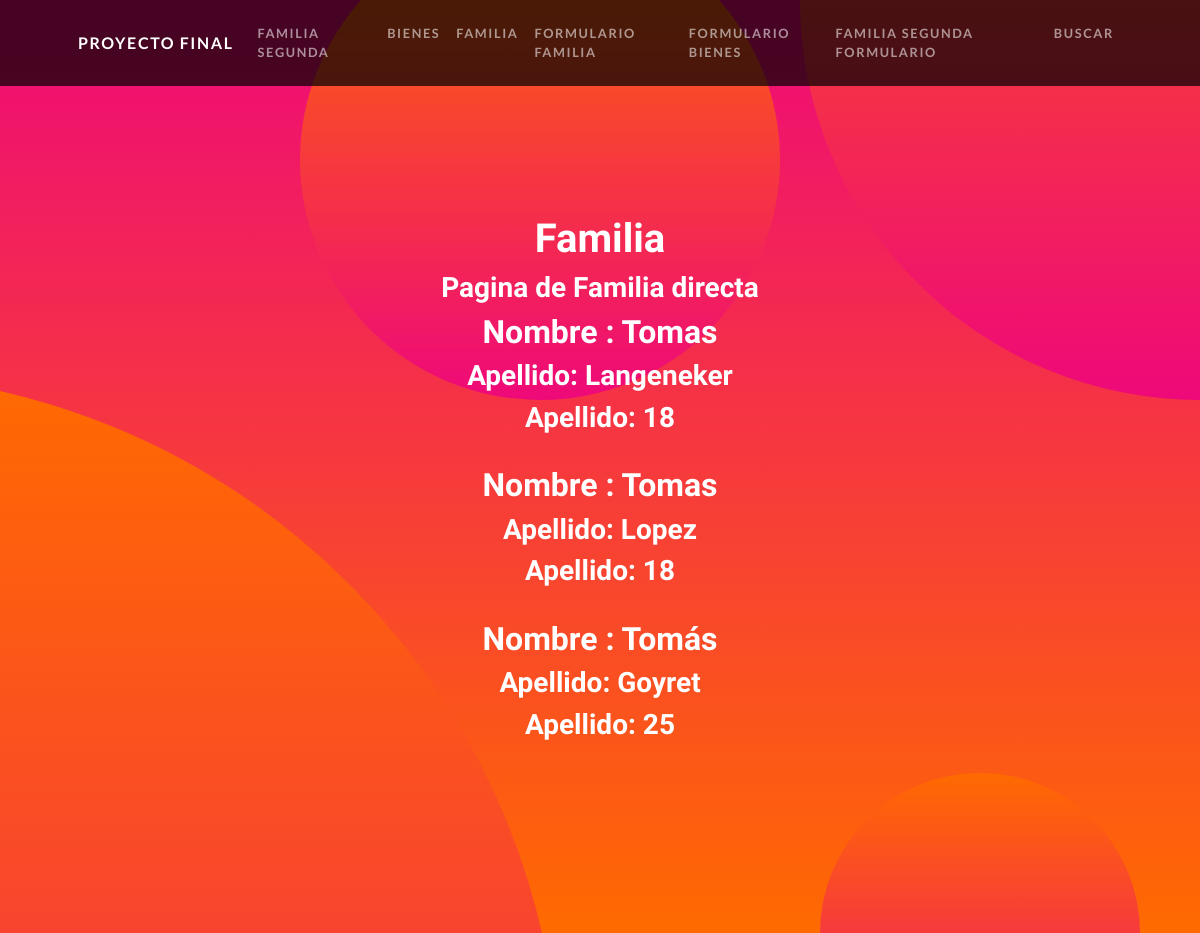
/EntregableApp/familia/, run on the app's committed database.
### EntregableApp/models.py (models this page shows, shortened)
class Familiares(models.Model):
    nombre = models.CharField(max_length=50, default = None)
    rol = models.CharField(max_length=50, default = None)
    apellido = models.CharField(max_length=50, default = None)
    fechaDeNacimiento = models.DateField(default = None)
    edad = models.IntegerField(default = None)

### EntregableApp/views.py (the view)
# urls.py: path("familia/", views.familia, name="familia"),
def familia(request):
    familiares = Familiares.objects.all()
    contexto = {'familiares' : familiares}
    plantilla = loader.get_template('EntregableApp/familia.html')
    documento = plantilla.render(contexto)
    return HttpResponse(documento)

### EntregableApp/template/EntregableApp/familia.html (shortened to what this page needs)
{% extends "EntregableApp/padre.html" %}
{% load static%}
{% block section_name %}
<h1>Familia</h1>
<h3>Pagina de Familia directa</h3>
<div>
    {% for persona in familiares %}
    <div>
        <h2>Nombre : {{persona.nombre}}</h2>
        <h3>Apellido: {{persona.apellido}} </h3>
        <h3>Apellido: {{persona.edad}} </h3>
    </div>
    <br>
    {% endfor %}
</div>
{% endblock %}

### data on the page
Familiares: nombre "Tomas", apellido "Langeneker", edad "18"
Familiares: nombre "Tomas", apellido "Lopez", edad "18"
Familiares: nombre "Tomás", apellido "Goyret", edad "25"
